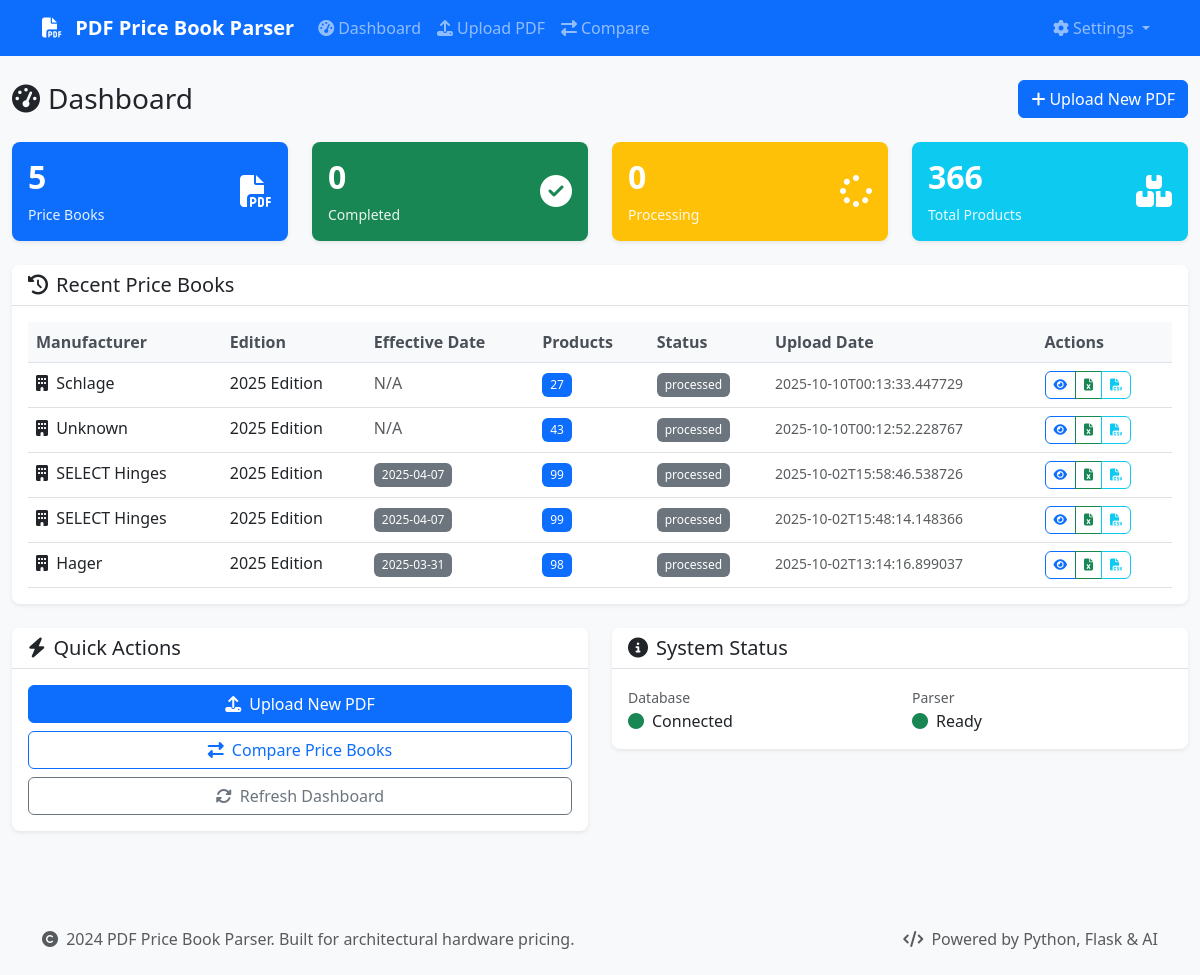
Before: / with the older database file.
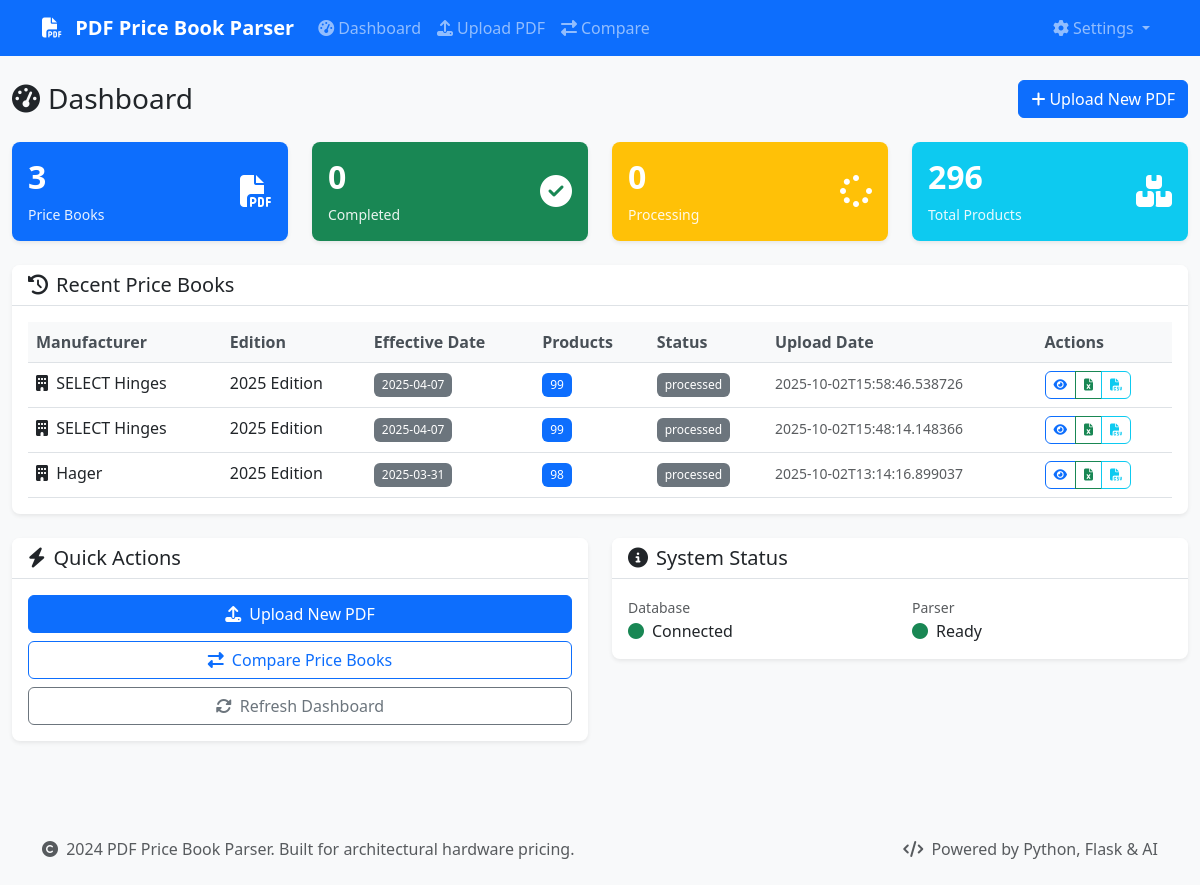
After: the same page with the newer database file.
### database/models.py (models this page shows)
class Manufacturer(Base):
    __tablename__ = 'manufacturers'
    id = Column(Integer, primary_key=True)
    name = Column(String(255), nullable=False)
    code = Column(String(50), unique=True, nullable=False)
    created_at = Column(DateTime, default=datetime.utcnow)
    price_books = relationship("PriceBook", back_populates="manufacturer")
    product_families = relationship("ProductFamily", back_populates="manufacturer")
    finishes = relationship("Finish", back_populates="manufacturer")

class PriceBook(Base):
    __tablename__ = 'price_books'
    id = Column(Integer, primary_key=True)
    manufacturer_id = Column(Integer, ForeignKey('manufacturers.id'), nullable=False)
    edition = Column(String(100))
    effective_date = Column(Date)
    upload_date = Column(DateTime, default=datetime.utcnow)
    file_path = Column(Text)
    file_size = Column(Integer)
    status = Column(String(50), default='processing')  # processing, completed, failed
    parsing_notes = Column(Text)
    manufacturer = relationship("Manufacturer", back_populates="price_books")
    products = relationship("Product", back_populates="price_book", cascade="all, delete-orphan")

### app.py (the view)
@app.route('/')
def index():
    try:
        price_books = price_book_manager.list_price_books()
        return render_template('dashboard.html', price_books=price_books)
    except Exception as e:
        logger.error(f"Error loading dashboard: {e}")
        flash('Error loading dashboard', 'error')
        return render_template('dashboard.html', price_books=[])

### database/manager.py (called while the page is built)
    def get_session(self) -> Session:
        return self.db_manager.get_session()

    def list_price_books(self, manufacturer_id: int = None) -> List[Dict[str, Any]]:
        session = self.get_session()
        try:
            query = session.query(PriceBook).join(Manufacturer)
            if manufacturer_id:
                query = query.filter(PriceBook.manufacturer_id == manufacturer_id)
            price_books = query.order_by(PriceBook.upload_date.desc()).all()
            return [self.get_price_book_summary(pb.id) for pb in price_books]
        finally:
            session.close()

### database/models.py (called while the page is built)
    def get_session(self):
        return self.SessionLocal()

### templates/dashboard.html (shortened to what this page needs)
{% extends "base.html" %}
{% block content %}
<div class="row">
    <div class="col-12">
        <div class="d-flex justify-content-between align-items-center mb-4">
            <h1 class="h3 mb-0">
                <i class="fas fa-tachometer-alt me-2"></i>Dashboard
            </h1>
            <a href="{{ url_for('upload_pdf') }}" class="btn btn-primary">
                <i class="fas fa-plus me-1"></i>Upload New PDF
            </a>
        </div>
    </div>
</div>
<div class="row mb-4">
    <div class="col-md-3">
        <div class="card bg-primary text-white">
            <div class="card-body">
                <div class="d-flex justify-content-between">
                    <div>
                        <h4 class="card-title">{{ price_books|length }}</h4>
                        <p class="card-text">Price Books</p>
                    </div>
                    <div class="align-self-center">
                        <i class="fas fa-file-pdf fa-2x"></i>
                    </div>
                </div>
            </div>
        </div>
    </div>
    <div class="col-md-3">
        <div class="card bg-success text-white">
            <div class="card-body">
                <div class="d-flex justify-content-between">
                    <div>
                        <h4 class="card-title">{{ price_books|selectattr('status', 'equalto', 'completed')|list|length }}</h4>
                        <p class="card-text">Completed</p>
                    </div>
                    <div class="align-self-center">
                        <i class="fas fa-check-circle fa-2x"></i>
                    </div>
                </div>
            </div>
        </div>
    </div>
    <div class="col-md-3">
        <div class="card bg-warning text-white">
            <div class="card-body">
                <div class="d-flex justify-content-between">
                    <div>
                        <h4 class="card-title">{{ price_books|selectattr('status', 'equalto', 'processing')|list|length }}</h4>
                        <p class="card-text">Processing</p>
                    </div>
                    <div class="align-self-center">
                        <i class="fas fa-spinner fa-2x"></i>
                    </div>
                </div>
            </div>
        </div>
    </div>
    <div class="col-md-3">
        <div class="card bg-info text-white">
            <div class="card-body">
                <div class="d-flex justify-content-between">
                    <div>
                        <h4 class="card-title">{{ price_books|sum(attribute='product_count') }}</h4>
                        <p class="card-text">Total Products</p>
                    </div>
                    <div class="align-self-center">
                        <i class="fas fa-boxes fa-2x"></i>
                    </div>
                </div>
            </div>
        </div>
    </div>
</div>
<div class="row">
    <div class="col-12">
        <div class="card">
            <div class="card-header">
                <h5 class="card-title mb-0">
                    <i class="fas fa-history me-2"></i>Recent Price Books
                </h5>
            </div>
            <div class="card-body">
                {% if price_books %}
                    <div class="table-responsive">
                        <table class="table table-hover">
                            <thead>
                                <tr>
                                    <th>Manufacturer</th>
                                    <th>Edition</th>
                                    <th>Effective Date</th>
                                    <th>Products</th>
                                    <th>Status</th>
                                    <th>Upload Date</th>
                                    <th>Actions</th>
                                </tr>
                            </thead>
                            <tbody>
                                {% for book in price_books[:10] %}
                                <tr>
                                    <td>
                                        <i class="fas fa-building me-1"></i>
                                        {{ book.manufacturer }}
                                    </td>
                                    <td>{{ book.edition or 'N/A' }}</td>
                                    <td>
                                        {% if book.effective_date %}
                                            <span class="badge bg-secondary">{{ book.effective_date }}</span>
                                        {% else %}
                                            <span class="text-muted">N/A</span>
                                        {% endif %}
                                    </td>
                                    <td>
                                        <span class="badge bg-primary">{{ book.product_count }}</span>
                                    </td>
                                    <td>
                                        {% if book.status == 'completed' %}
                                            <span class="badge bg-success">
                                                <i class="fas fa-check me-1"></i>Completed
                                            </span>
                                        {% elif book.status == 'processing' %}
                                            <span class="badge bg-warning">
                                                <i class="fas fa-spinner me-1"></i>Processing
                                            </span>
                                        {% elif book.status == 'failed' %}
                                            <span class="badge bg-danger">
                                                <i class="fas fa-times me-1"></i>Failed
                                            </span>
                                        {% else %}
                                            <span class="badge bg-secondary">{{ book.status }}</span>
                                        {% endif %}
                                    </td>
                                    <td>
                                        <small class="text-muted">{{ book.upload_date }}</small>
                                    </td>
                                    <td>
                                        <div class="btn-group btn-group-sm" role="group">
                                            <a href="{{ url_for('preview', price_book_id=book.id) }}"
                                               class="btn btn-outline-primary" title="Preview">
                                                <i class="fas fa-eye"></i>
                                            </a>
                                            <a href="{{ url_for('export', price_book_id=book.id, format='excel') }}"
                                               class="btn btn-outline-success" title="Export Excel">
                                                <i class="fas fa-file-excel"></i>
                                            </a>
                                            <a href="{{ url_for('export', price_book_id=book.id, format='csv') }}"
                                               class="btn btn-outline-info" title="Export CSV">
                                                <i class="fas fa-file-csv"></i>
                                            </a>
                                        </div>
                                    </td>
                                </tr>
                                {% endfor %}
                            </tbody>
                        </table>
                    </div>
                {% endif %}
            </div>
        </div>
    </div>
</div>
<div class="row mt-4">
    <div class="col-md-6">
        <div class="card">
            <div class="card-header">
                <h5 class="card-title mb-0">
                    <i class="fas fa-bolt me-2"></i>Quick Actions
                </h5>
            </div>
            <div class="card-body">
                <div class="d-grid gap-2">
                    <a href="{{ url_for('upload_pdf') }}" class="btn btn-primary">
                        <i class="fas fa-upload me-2"></i>Upload New PDF
                    </a>
                    <a href="{{ url_for('compare') }}" class="btn btn-outline-primary">
                        <i class="fas fa-exchange-alt me-2"></i>Compare Price Books
                    </a>
                    <button class="btn btn-outline-secondary" onclick="refreshDashboard()">
                        <i class="fas fa-sync-alt me-2"></i>Refresh Dashboard
                    </button>
                </div>
            </div>
        </div>
    </div>
    <div class="col-md-6">
        <div class="card">
            <div class="card-header">
                <h5 class="card-title mb-0">
                    <i class="fas fa-info-circle me-2"></i>System Status
                </h5>
            </div>
            <div class="card-body">
                <div class="row">
                    <div class="col-6">
                        <small class="text-muted">Database</small>
                        <div class="d-flex align-items-center">
                            <i class="fas fa-circle text-success me-2"></i>
                            <span>Connected</span>
                        </div>
                    </div>
                    <div class="col-6">
                        <small class="text-muted">Parser</small>
                        <div class="d-flex align-items-center">
                            <i class="fas fa-circle text-success me-2"></i>
                            <span>Ready</span>
                        </div>
                    </div>
                </div>
            </div>
        </div>
    </div>
</div>
{% endblock %}

### templates/base.html (shortened to what this page needs)
<!DOCTYPE html>
<html lang="en">
<head>
    <link href="https://cdn.jsdelivr.net/npm/bootstrap@5.3.0/dist/css/bootstrap.min.css" rel="stylesheet">
    <link href="https://cdnjs.cloudflare.com/ajax/libs/font-awesome/6.4.0/css/all.min.css" rel="stylesheet">
    <link href="{{ url_for('static', filename='css/style.css') }}" rel="stylesheet">
</head>
<body>
    <nav class="navbar navbar-expand-lg navbar-dark bg-primary">
        <div class="container">
            <a class="navbar-brand" href="{{ url_for('index') }}">
                <i class="fas fa-file-pdf me-2"></i>
                PDF Price Book Parser
            </a>
            <div class="collapse navbar-collapse" id="navbarNav">
                <ul class="navbar-nav me-auto">
                    <li class="nav-item">
                        <a class="nav-link" href="{{ url_for('index') }}">
                            <i class="fas fa-tachometer-alt me-1"></i>Dashboard
                        </a>
                    </li>
                    <li class="nav-item">
                        <a class="nav-link" href="{{ url_for('upload_pdf') }}">
                            <i class="fas fa-upload me-1"></i>Upload PDF
                        </a>
                    </li>
                    <li class="nav-item">
                        <a class="nav-link" href="{{ url_for('compare') }}">
                            <i class="fas fa-exchange-alt me-1"></i>Compare
                        </a>
                    </li>
                </ul>
                <ul class="navbar-nav">
                    <li class="nav-item dropdown">
                        <a class="nav-link dropdown-toggle" href="#" id="navbarDropdown" role="button" data-bs-toggle="dropdown">
                            <i class="fas fa-cog me-1"></i>Settings
                        </a>
                    </li>
                </ul>
            </div>
        </div>
    </nav>
    <main class="container-fluid py-4">
        {% block content %}{% endblock %}
    </main>
    <footer class="bg-light mt-5 py-4">
        <div class="container">
            <div class="row">
                <div class="col-md-6">
                    <p class="text-muted mb-0">
                        <i class="fas fa-copyright me-1"></i>
                        2024 PDF Price Book Parser. Built for architectural hardware pricing.
                    </p>
                </div>
                <div class="col-md-6 text-md-end">
                    <p class="text-muted mb-0">
                        <i class="fas fa-code me-1"></i>
                        Powered by Python, Flask & AI
                    </p>
                </div>
            </div>
        </div>
    </footer>
</body>
</html>

### static/css/style.css (style rules this page uses)
:root { --primary-color: #0d6efd; --secondary-color: #6c757d; --success-color: #198754; --danger-color: #dc3545; --warning-color: #ffc107; --info-color: #0dcaf0; --light-color: #f8f9fa; --dark-color: #212529; }
body { font-family: 'Segoe UI', Tahoma, Geneva, Verdana, sans-serif; background-color: #f8f9fa; }
.navbar-brand { font-weight: 600; font-size: 1.25rem; }
.card { border: none; box-shadow: 0 0.125rem 0.25rem rgba(0, 0, 0, 0.075); border-radius: 0.5rem; transition: box-shadow 0.15s ease-in-out; }
.card-header { background-color: #fff; border-bottom: 1px solid #dee2e6; border-radius: 0.5rem 0.5rem 0 0 !important; font-weight: 600; }
.btn { border-radius: 0.375rem; font-weight: 500; transition: all 0.15s ease-in-out; }
.btn-group-sm .btn { padding: 0.25rem 0.5rem; font-size: 0.75rem; }
.table { margin-bottom: 0; }
.table th { border-top: none; font-weight: 600; color: #495057; background-color: #f8f9fa; }
.badge { font-size: 0.75em; font-weight: 500; padding: 0.375rem 0.5rem; }
.card.bg-primary, .card.bg-success, .card.bg-warning, .card.bg-info, .card.bg-danger { border: none; }
.card.bg-primary .card-title, .card.bg-success .card-title, .card.bg-warning .card-title, .card.bg-info .card-title, .card.bg-danger .card-title { font-size: 2rem; font-weight: 700; margin-bottom: 0.5rem; }
.card.bg-primary .card-text, .card.bg-success .card-text, .card.bg-warning .card-text, .card.bg-info .card-text, .card.bg-danger .card-text { font-size: 0.875rem; opacity: 0.9; margin-bottom: 0; }
footer { margin-top: auto; }

Changed rows visible on the page:
removed Manufacturer: manufacturer "Schlage"
removed PriceBook: edition "2025 Edition", status "processed"
removed Manufacturer: manufacturer "Unknown"
removed PriceBook: edition "2025 Edition", status "processed"
Other visible differences:
{{ price_books|length }}: "5" → "3"
{{ price_books|sum(attribute='product_count') }}: "366" → "296"
list line gone: "N/A 27 2025-10-10T00:13:33.447729"
list line gone: "N/A 43 2025-10-10T00:12:52.228767"
